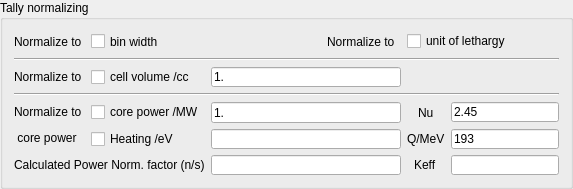
            <widget class="QGroupBox" name="groupBox_15">
             <property name="font">
              <font>
               <weight>50</weight>
               <bold>false</bold>
              </font>
             </property>
             <property name="title">
              <string>Tally normalizing</string>
             </property>
             <layout class="QGridLayout" name="gridLayout_28">
              <item row="0" column="0">
               <layout class="QGridLayout" name="gridLayout_2">
                <item row="7" column="2" colspan="4">
                 <widget class="QLineEdit" name="Factor_LE">
                  <property name="minimumSize">
                   <size>
                    <width>0</width>
                    <height>20</height>
                   </size>
                  </property>
                  <property name="maximumSize">
                   <size>
                    <width>16777215</width>
                    <height>20</height>
                   </size>
                  </property>
                  <property name="toolTip">
                   <string>&lt;!DOCTYPE HTML PUBLIC &quot;-//W3C//DTD HTML 4.0//EN&quot; &quot;http://www.w3.org/TR/REC-html40/strict.dtd&quot;&gt;
&lt;html&gt;&lt;head&gt;&lt;meta name=&quot;qrichtext&quot; content=&quot;1&quot; /&gt;&lt;style type=&quot;text/css&quot;&gt;
p, li { white-space: pre-wrap; }
&lt;/style&gt;&lt;/head&gt;&lt;body style=&quot; font-family:'Sans Serif'; font-size:9pt; font-weight:400; font-style:normal;&quot;&gt;
&lt;p style=&quot; margin-top:12px; margin-bottom:12px; margin-left:0px; margin-right:0px; -qt-block-indent:0; text-indent:0px;&quot;&gt;&lt;span style=&quot; font-family:'Droid Sans Mono,monospace,monospace'; font-size:14px; color:#000000;&quot;&gt;Power_Factor = Power * Nu / Q / Keff&lt;/span&gt;&lt;/p&gt;&lt;/body&gt;&lt;/html&gt;</string>
                  </property>
                 </widget>
                </item>
                <item row="0" column="0">
                 <widget class="QLabel" name="label_37">
                  <property name="text">
                   <string>Normalize to</string>
                  </property>
                 </widget>
                </item>
                <item row="0" column="2" colspan="3">
                 <layout class="QGridLayout" name="gridLayout_Norm"/>
                </item>
                <item row="7" column="0" colspan="2">
                 <widget class="QLabel" name="label_17">
                  <property name="text">
                   <string>Calculated Power Norm. factor (n/s)</string>
                  </property>
                 </widget>
                </item>
                <item row="0" column="5" alignment="Qt::AlignRight">
                 <widget class="QLabel" name="label_23">
                  <property name="text">
                   <string>Normalize to  </string>
                  </property>
                 </widget>
                </item>
                <item row="4" column="2" colspan="4">
                 <widget class="QLineEdit" name="Power_LE">
                  <property name="minimumSize">
                   <size>
                    <width>120</width>
                    <height>21</height>
                   </size>
                  </property>
                  <property name="maximumSize">
                   <size>
                    <width>11111</width>
                    <height>20</height>
                   </size>
                  </property>
                  <property name="toolTip">
                   <string>&lt;html&gt;&lt;head/&gt;&lt;body&gt;&lt;p&gt;Insert reactor power in MW&lt;/p&gt;&lt;/body&gt;&lt;/html&gt;</string>
                  </property>
                  <property name="text">
                   <string>1.</string>
                  </property>
                 </widget>
                </item>
                <item row="0" column="6" colspan="2">
                 <widget class="QCheckBox" name="Norm_to_UnitLethargy_CB">
                  <property name="toolTip">
                   <string>&lt;html&gt;&lt;head/&gt;&lt;body&gt;&lt;p&gt;Cannot be checked if &amp;quot;energy bin width&amp;quot; is checked&lt;/p&gt;&lt;/body&gt;&lt;/html&gt;
Lethargy_Factor = 1. / log10(E[i] / E[i-1])</string>
                  </property>
                  <property name="text">
                   <string>unit of lethargy</string>
                  </property>
                 </widget>
                </item>
                <item row="2" column="2" colspan="4">
                 <widget class="QLineEdit" name="Vol_List_LE">
                  <property name="minimumSize">
                   <size>
                    <width>190</width>
                    <height>0</height>
                   </size>
                  </property>
                  <property name="maximumSize">
                   <size>
                    <width>16777215</width>
                    <height>20</height>
                   </size>
                  </property>
                  <property name="toolTip">
                   <string>&lt;html&gt;&lt;head/&gt;&lt;body&gt;&lt;p&gt;Insert list of volumes separated by space, comma or semi-comma.&lt;/p&gt;&lt;p&gt;The number of values must be equal to the number of checked cells.&lt;/p&gt;&lt;p&gt;Repeated entries must be of the form : &lt;/p&gt;&lt;p&gt;1. * 3 4. * 2 &lt;/p&gt;&lt;p&gt;where value 1. and 4. before operator * wil be repeated 3 and 2 times respectively&lt;/p&gt;&lt;p&gt;equivalent to : 1. 1. 1. 4. 4.&lt;/p&gt;&lt;/body&gt;&lt;/html&gt;</string>
                  </property>
                  <property name="text">
                   <string>1.</string>
                  </property>
                 </widget>
                </item>
                <item row="4" column="6" alignment="Qt::AlignHCenter">
                 <widget class="QLabel" name="label_21">
                  <property name="text">
                   <string>Nu</string>
                  </property>
                 </widget>
                </item>
                <item row="2" column="0">
                 <widget class="QLabel" name="label_19">
                  <property name="text">
                   <string>Normalize to</string>
                  </property>
                 </widget>
                </item>
                <item row="0" column="1">
                 <widget class="QCheckBox" name="Norm_to_BW_CB">
                  <property name="minimumSize">
                   <size>
                    <width>0</width>
                    <height>21</height>
                   </size>
                  </property>
                  <property name="maximumSize">
                   <size>
                    <width>16777215</width>
                    <height>21</height>
                   </size>
                  </property>
                  <property name="toolTip">
                   <string>&lt;html&gt;&lt;head/&gt;&lt;body&gt;&lt;p&gt;Cannot be checked if &amp;quot;unit of lethargy&amp;quot; is checked&lt;/p&gt;&lt;/body&gt;&lt;/html&gt;</string>
                  </property>
                  <property name="text">
                   <string>bin width</string>
                  </property>
                 </widget>
                </item>
                <item row="2" column="1">
                 <widget class="QCheckBox" name="Norm_to_Vol_CB">
                  <property name="toolTip">
                   <string>&lt;html&gt;&lt;head/&gt;&lt;body&gt;&lt;p&gt;&lt;span style=&quot; font-family:'Arial,sans-serif'; color:#000000;&quot;&gt;in a collision estimator tally, OpenMC accumulates 1/Sigma_t which has units of cm, and similarly for a tracklength tally, OpenMC accumulates the tracklength in cm. When you divide by volume, you get [neutrons/cm^2-source]&lt;/span&gt;&lt;/p&gt;&lt;/body&gt;&lt;/html&gt;

Before checking you need to enter volumes in cc of checked cells.</string>
                  </property>
                  <property name="text">
                   <string>cell volume /cc</string>
                  </property>
                 </widget>
                </item>
                <item row="4" column="0" rowspan="2">
                 <widget class="QLabel" name="label_18">
                  <property name="text">
                   <string>&lt;!DOCTYPE HTML PUBLIC &quot;-//W3C//DTD HTML 4.0//EN&quot; &quot;http://www.w3.org/TR/REC-html40/strict.dtd&quot;&gt;
&lt;html&gt;&lt;head&gt;&lt;meta name=&quot;qrichtext&quot; content=&quot;1&quot; /&gt;&lt;style type=&quot;text/css&quot;&gt;
p, li { white-space: pre-wrap; }
&lt;/style&gt;&lt;/head&gt;&lt;body style=&quot; font-family:'Sans Serif'; font-size:9pt; font-weight:400; font-style:normal;&quot;&gt;
&lt;p style=&quot; margin-top:12px; margin-bottom:12px; margin-left:0px; margin-right:0px; -qt-block-indent:0; text-indent:0px;&quot;&gt;Normalize to&lt;/p&gt;
&lt;p align=&quot;justify&quot; style=&quot; margin-top:12px; margin-bottom:12px; margin-left:0px; margin-right:0px; -qt-block-indent:0; text-indent:0px;&quot;&gt; core power&lt;/p&gt;&lt;/body&gt;&lt;/html&gt;</string>
                  </property>
                 </widget>
                </item>
                <item row="5" column="7">
                 <widget class="QLineEdit" name="Q_LE">
                  <property name="maximumSize">
                   <size>
                    <width>16777215</width>
                    <height>20</height>
                   </size>
                  </property>
                  <property name="toolTip">
                   <string>&lt;html&gt;&lt;head/&gt;&lt;body&gt;&lt;p align=&quot;center&quot;&gt;Could be modified&lt;/p&gt;&lt;/body&gt;&lt;/html&gt;</string>
                  </property>
                  <property name="text">
                   <string>193</string>
                  </property>
                 </widget>
                </item>
                <item row="5" column="2" colspan="4">
                 <widget class="QLineEdit" name="Heating_LE">
                  <property name="maximumSize">
                   <size>
                    <width>16777215</width>
                    <height>20</height>
                   </size>
                  </property>
                 </widget>
                </item>
                <item row="4" column="7">
                 <widget class="QLineEdit" name="Nu_LE">
                  <property name="maximumSize">
                   <size>
                    <width>16777215</width>
                    <height>20</height>
                   </size>
                  </property>
                  <property name="toolTip">
                   <string>&lt;html&gt;&lt;head/&gt;&lt;body&gt;&lt;p align=&quot;center&quot;&gt;Could be modified&lt;/p&gt;&lt;/body&gt;&lt;/html&gt;</string>
                  </property>
                  <property name="layoutDirection">
                   <enum>Qt::RightToLeft</enum>
                  </property>
                  <property name="styleSheet">
                   <string notr="true"/>
                  </property>
                  <property name="text">
                   <string>2.45</string>
                  </property>
                 </widget>
                </item>
                <item row="5" column="6">
                 <widget class="QLabel" name="label_22">
                  <property name="text">
                   <string>Q/MeV</string>
                  </property>
                 </widget>
                </item>
                <item row="7" column="6" alignment="Qt::AlignHCenter">
                 <widget class="QLabel" name="label_16">
                  <property name="text">
                   <string>Keff</string>
                  </property>
                 </widget>
                </item>
                <item row="7" column="7">
                 <widget class="QLineEdit" name="Keff_LE">
                  <property name="maximumSize">
                   <size>
                    <width>16777215</width>
                    <height>20</height>
                   </size>
                  </property>
                 </widget>
                </item>
                <item row="5" column="1">
                 <widget class="QCheckBox" name="Norm_to_Heating_CB">
                  <property name="toolTip">
                   <string>&lt;html&gt;&lt;head/&gt;&lt;body&gt;&lt;p&gt;Check to calculate power factor based on Heating. If Heating was scored in the simulation it will be picked and put in the corresponding LineEdit; otherwise it maust be entered manualy. More exact Heating value needs to transporte both neutrons and photons.&lt;/p&gt;&lt;p&gt;Power value is also needed to calculate the normalizing factor f.&lt;/p&gt;&lt;p&gt;f = Power (MW) / Heating (eV)&lt;/p&gt;&lt;/body&gt;&lt;/html&gt;</string>
                  </property>
                  <property name="text">
                   <string>Heating /eV</string>
                  </property>
                 </widget>
                </item>
                <item row="4" column="1">
                 <widget class="QCheckBox" name="Norm_to_Power_CB">
                  <property name="toolTip">
                   <string>&lt;html&gt;&lt;head/&gt;&lt;body&gt;&lt;p&gt;Check to calculate power factor based on : Power, Nu, Q and Keff that must be provided.&lt;/p&gt;&lt;p&gt;Factor (s&lt;span style=&quot; vertical-align:super;&quot;&gt;-1&lt;/span&gt;) = Power (MW) * Nu / Q (MeV)/ K&lt;span style=&quot; vertical-align:sub;&quot;&gt;eff&lt;/span&gt;&lt;/p&gt;&lt;/body&gt;&lt;/html&gt;</string>
                  </property>
                  <property name="text">
                   <string>core power /MW</string>
                  </property>
                  <property name="checked">
                   <bool>false</bool>
                  </property>
                  <property name="autoExclusive">
                   <bool>false</bool>
                  </property>
                  <property name="tristate">
                   <bool>false</bool>
                  </property>
                 </widget>
                </item>
                <item row="1" column="0" colspan="8">
                 <widget class="Line" name="line_3">
                  <property name="orientation">
                   <enum>Qt::Horizontal</enum>
                  </property>
                 </widget>
                </item>
                <item row="3" column="0" colspan="8">
                 <widget class="Line" name="line_4">
                  <property name="orientation">
                   <enum>Qt::Horizontal</enum>
                  </property>
                 </widget>
                </item>
               </layout>
              </item>
             </layout>
            </widget>
